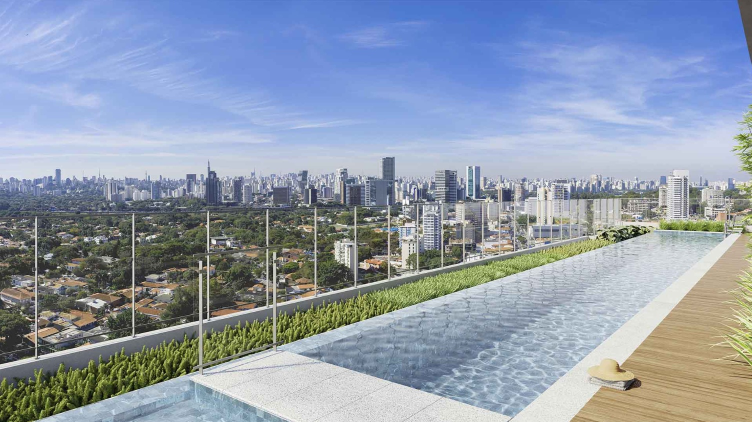
#> input picture fotos/001.jpg, 1503 x 844 px, given in place of logo_marca.png, which was not available (shown at 1/2 size)
$ python marca.py
#> lines starting #> are read from the running program, lines starting #| are printed output that depends on the picture; pictures that were not available may be replaced by others from this repository, and a replacement may not be noted
#!/usr/bin/env python3
"""Aplica a marca d'água (logo colorido, centro, 30% de opacidade, altura = 5,4% da largura da foto)
nas fotos das páginas. Idempotente: só marca arquivos que ainda não constam em _assets/marcadas.txt.
Uso: python3 _assets/marca.py vl0128 [vl0182 ...]   (sem argumentos: todas as pastas com fotos/)
Originais ficam no histórico do git (commit anterior) — para desfazer: git checkout <commit>^ -- <pasta>/fotos"""
import os, sys
from PIL import Image
R=os.path.dirname(os.path.dirname(os.path.abspath(__file__)))
LOGO=Image.open(R+'/_assets/logo_marca.png').convert('RGBA')
LST=R+'/_assets/marcadas.txt'
feitas=set(open(LST).read().split('\n')) if os.path.exists(LST) else set()
pastas=sys.argv[1:] or sorted(d for d in os.listdir(R) if os.path.isdir(f'{R}/{d}/fotos') and d not in ('fotos',))
n=0
for p in pastas:
    for f in sorted(os.listdir(f'{R}/{p}/fotos')):
        if not f.lower().endswith(('.webp','.jpg','.jpeg','.png')): continue
        rel=f'{p}/fotos/{f}'
        if rel in feitas: continue
        im=Image.open(f'{R}/{rel}').convert('RGBA')
        h=max(1,int(im.width*0.09*0.6)); lg=LOGO.resize((int(LOGO.width*h/LOGO.height),h),Image.LANCZOS)
#> after `h = max(1, int(im.width * 0.09 * 0.6))`: h = 81
#> after `lg = LOGO.resize((int(LOGO.width * h / LOGO.height), h), Image.LANCZOS`:
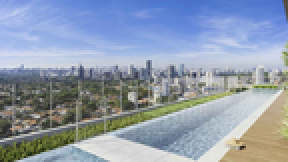
#> lg: PIL image 144x81 RGBA (shown 2 times larger); mean R, G, B, A 143.9, 155.9, 173.7, 255
        lg.putalpha(lg.split()[3].point(lambda v:int(v*0.30)))
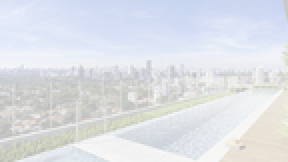
#> lg: PIL image 144x81 RGBA (shown 2 times larger); mean R, G, B, A 143.9, 155.9, 173.7, 76; transparent parts drawn white
        im.alpha_composite(lg,((im.width-lg.width)//2,(im.height-lg.height)//2))
        im=im.convert('RGB')
#> im: PIL image 1503x844 RGB
        if f.lower().endswith('.webp'): im.save(f'{R}/{rel}','WEBP',quality=85,method=6)
        else: im.save(f'{R}/{rel}',quality=88)
        feitas.add(rel); n+=1
open(LST,'w').write('\n'.join(sorted(x for x in feitas if x)))
print('marcadas:',n)

$ run again, on fotos/005.jpg
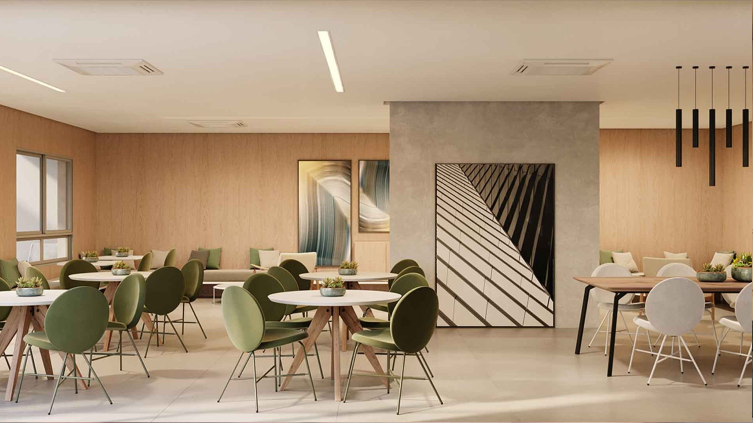
#> input picture fotos/005.jpg, 1506 x 846 px, given in place of logo_marca.png, which was not available (shown at 1/2 size)
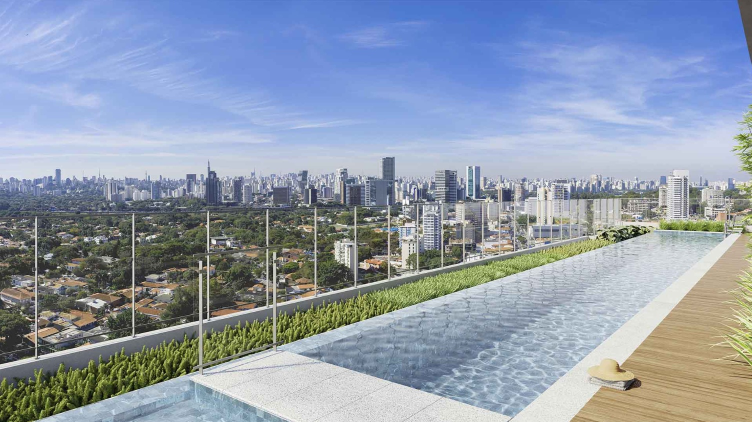
#> input picture fotos/001.jpg, 1503 x 844 px, found by its file name (shown at 1/2 size)
#> `lg.putalpha(lg.split()[3].point(lambda v:int(v*0.30)))`:
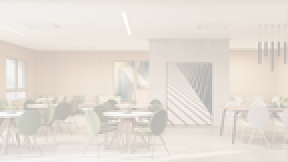
#> lg: PIL image 144x81 RGBA (shown 2 times larger); mean R, G, B, A 170.7, 147.6, 121.2, 76; transparent parts drawn white

$ run again, on fotos/009.jpg
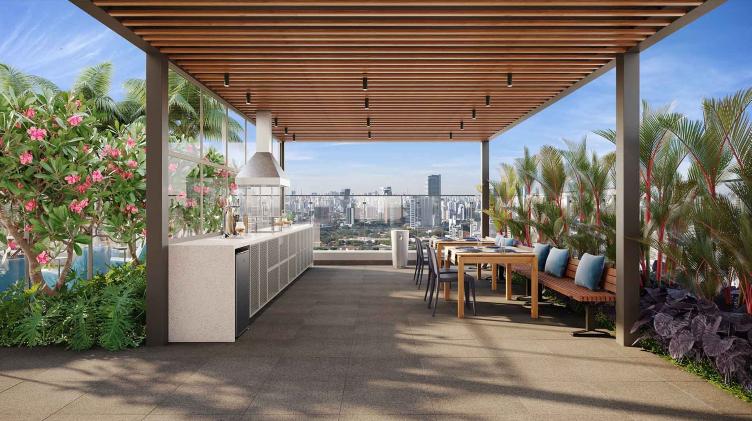
#> input picture fotos/009.jpg, 1503 x 842 px, given in place of logo_marca.png, which was not available (shown at 1/2 size)
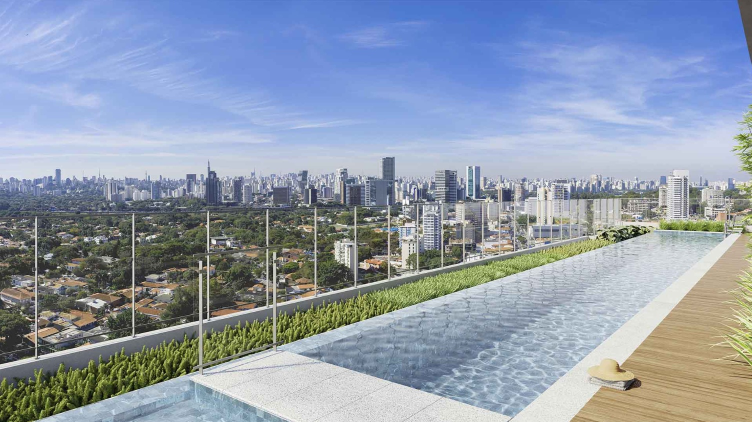
#> input picture fotos/001.jpg, 1503 x 844 px, found by its file name (shown at 1/2 size)
#> `lg.putalpha(lg.split()[3].point(lambda v:int(v*0.30)))`:
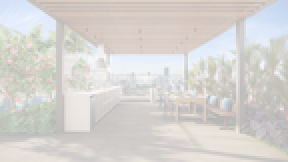
#> lg: PIL image 144x81 RGBA (shown 2 times larger); mean R, G, B, A 121.6, 112.9, 102.2, 76; transparent parts drawn white

$ run again, on fotos/010.jpg
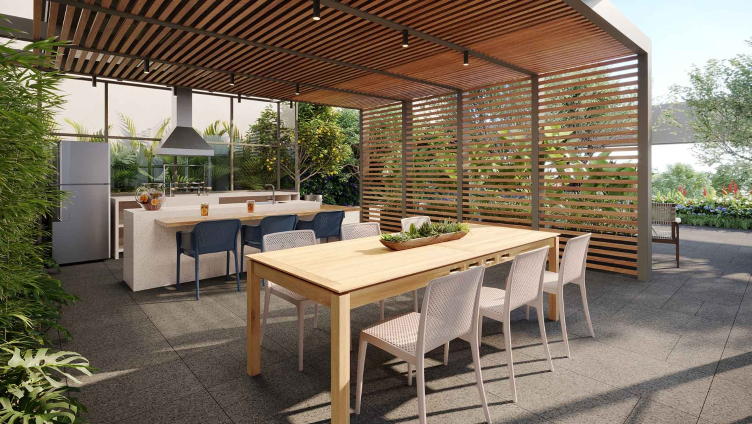
#> input picture fotos/010.jpg, 1503 x 848 px, given in place of logo_marca.png, which was not available (shown at 1/2 size)
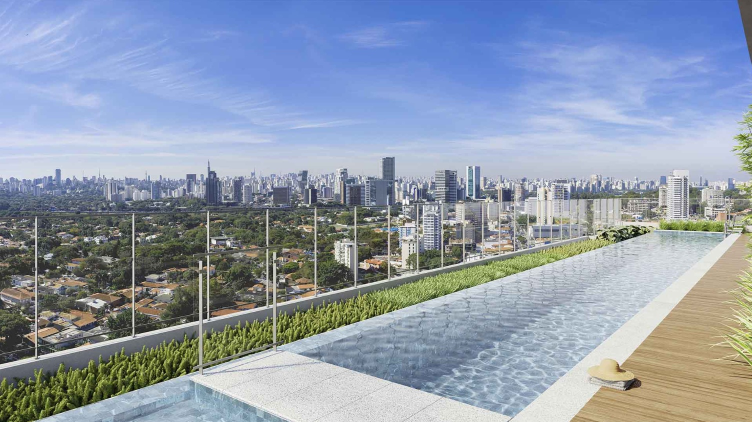
#> input picture fotos/001.jpg, 1503 x 844 px, found by its file name (shown at 1/2 size)
#> `lg.putalpha(lg.split()[3].point(lambda v:int(v*0.30)))`:
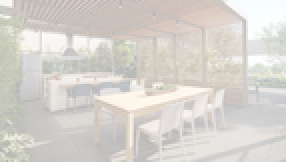
#> lg: PIL image 143x81 RGBA (shown 2 times larger); mean R, G, B, A 124.1, 111.1, 93, 76; transparent parts drawn white
